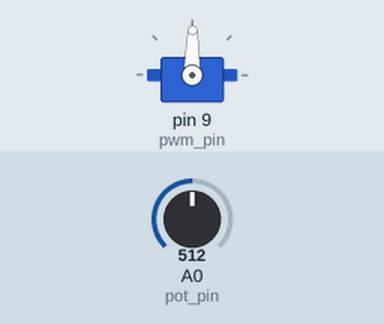
This sketch was run on a simulated Arduino Uno, built with avr-gcc and run on an emulated ATmega328P. Parts: servo. The inputs (shaded band) are chosen by the test bench; at power-on: A0 (pot_pin) = 512.

Above: at 1.2 s.
1.3 s: A0 (pot_pin) set to 716
At 1.9 s:
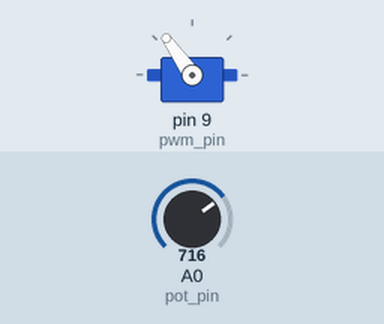
2.8 s: A0 (pot_pin) set to 900
At 3.1 s:
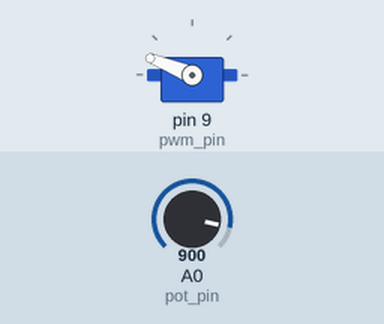
4.3 s: A0 (pot_pin) set to 1023
At 5.3 s:
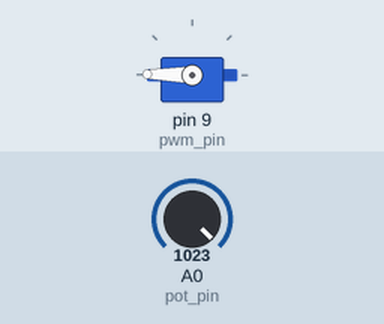
5.8 s: A0 (pot_pin) set to 306
At 6.8 s:
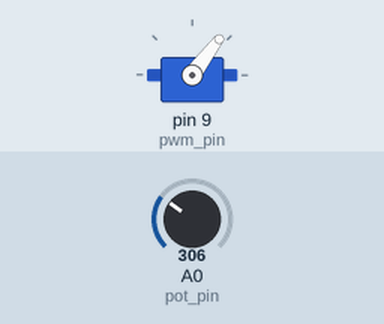
7.3 s: A0 (pot_pin) set to 122
At 7.7 s:
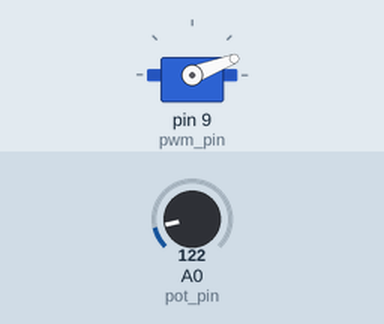
Timing chart, 0 to 9.8 s (numbered marks = the images above; inputs shaded):
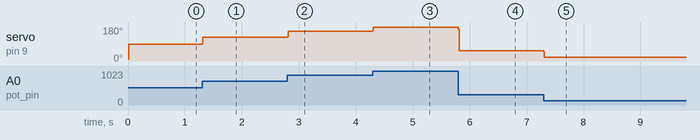

The sketch:

PWM.ino
```cpp
// 定义连接到ULN2003的Arduino引脚，可按你的接线修改
// int apin = 8; // 橙色线
// int bpin = 9; // 粉色线 或 黄色线 (注意线序)
// int cpin = 10; // 黄色线 或 粉色线
// int dpin = 11; // 蓝色线

// int delaytime = 20000; // 每步之间的延时 (微秒)，决定转速

// void setup() {
//   // 初始化所有引脚为输出
//   pinMode(apin, OUTPUT);
//   pinMode(bpin, OUTPUT);
//   pinMode(cpin, OUTPUT);
//   pinMode(dpin, OUTPUT);
// }

// void loop() {
//   // 8拍模式的驱动序列，逐个发送脉冲
//   digitalWrite(apin, HIGH);
//   delayMicroseconds(delaytime);
//   digitalWrite(apin, LOW);

//   digitalWrite(bpin, HIGH);
//   delayMicroseconds(delaytime);
//   digitalWrite(bpin, LOW);

//   digitalWrite(cpin, HIGH);
//   delayMicroseconds(delaytime);
//   digitalWrite(cpin, LOW);

//   digitalWrite(dpin, HIGH);
//   delayMicroseconds(delaytime);
//   digitalWrite(dpin, LOW);
// }

#include <Servo.h>

Servo myservo;
//舵机

const int pot_pin = A0;
const int pwm_pin = 9;


float filter_pot = 0.0;
float ratio = 0.1;
void setup(){
    pinMode(pwm_pin, OUTPUT);
    myservo.attach(pwm_pin);
    Serial.begin(115200);
}

void loop(){
    // 0-1023 map to 0-180,
    int row_pot = analogRead(pot_pin);

    filter_pot = row_pot * ratio + filter_pot * (1 - ratio);

    int filter_angle =  map((int)filter_pot, 0, 1023, 0, 180);

    myservo.write(filter_angle);

}
```

Measured:
- after the input at 1.3 s, servo on pin 9 (pwm_pin): 89° → 125° at once
- after the input at 2.8 s, servo on pin 9 (pwm_pin): 125° → 158° at once
- after the input at 4.3 s, servo on pin 9 (pwm_pin): 158° → 179° at once
- after the input at 5.8 s, servo on pin 9 (pwm_pin): 179° → 53° at once
- after the input at 7.3 s, servo on pin 9 (pwm_pin): 53° → 21° at once
